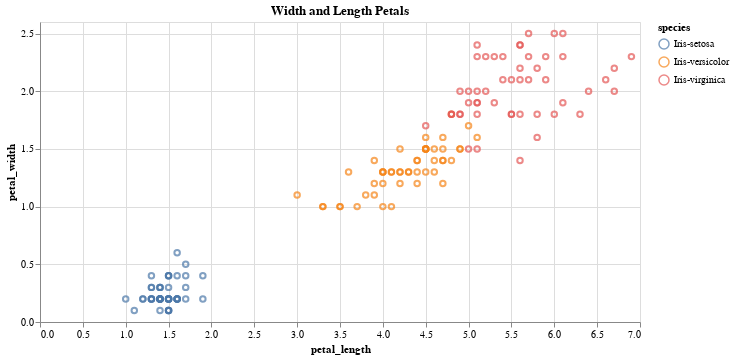

Notebook code for this chart:
### Markdown cell above
## Part B: Visualize the Data

Use your preferred visualization library to create a scatterplot showing petal length vs petal width. You should plot each flower species as a different color on the scatter plot.

### Code cell
# Import altair
import altair as alt

# Scatter Plot

alt.Chart(iris).mark_point().encode()
alt.Chart(iris).mark_point().encode(
    x= 'petal_length',
    y= 'petal_width',
    color = 'species'
).properties(
    width=600,
    title='Width and Length Petals')

### Figure 1 — Vega-Lite specification as saved in the notebook (floating-point values rounded to 4 significant figures; data arrays with more than 128 entries replaced by an {"elided": "..."} marker saying what was removed)
{"config": {"view": {"continuousWidth": 300, "continuousHeight": 300}}, "data": {"name": "data-f922f5996930bcdc3287c95c54965948"}, "mark": {"type": "point"}, "encoding": {"color": {"field": "species", "type": "nominal"}, "x": {"field": "petal_length", "type": "quantitative"}, "y": {"field": "petal_width", "type": "quantitative"}}, "title": "Width and Length Petals", "width": 600, "$schema": "https://vega.github.io/schema/vega-lite/v5.20.1.json", "datasets": {"data-f922f5996930bcdc3287c95c54965948": {"elided": "150 records"}}}
